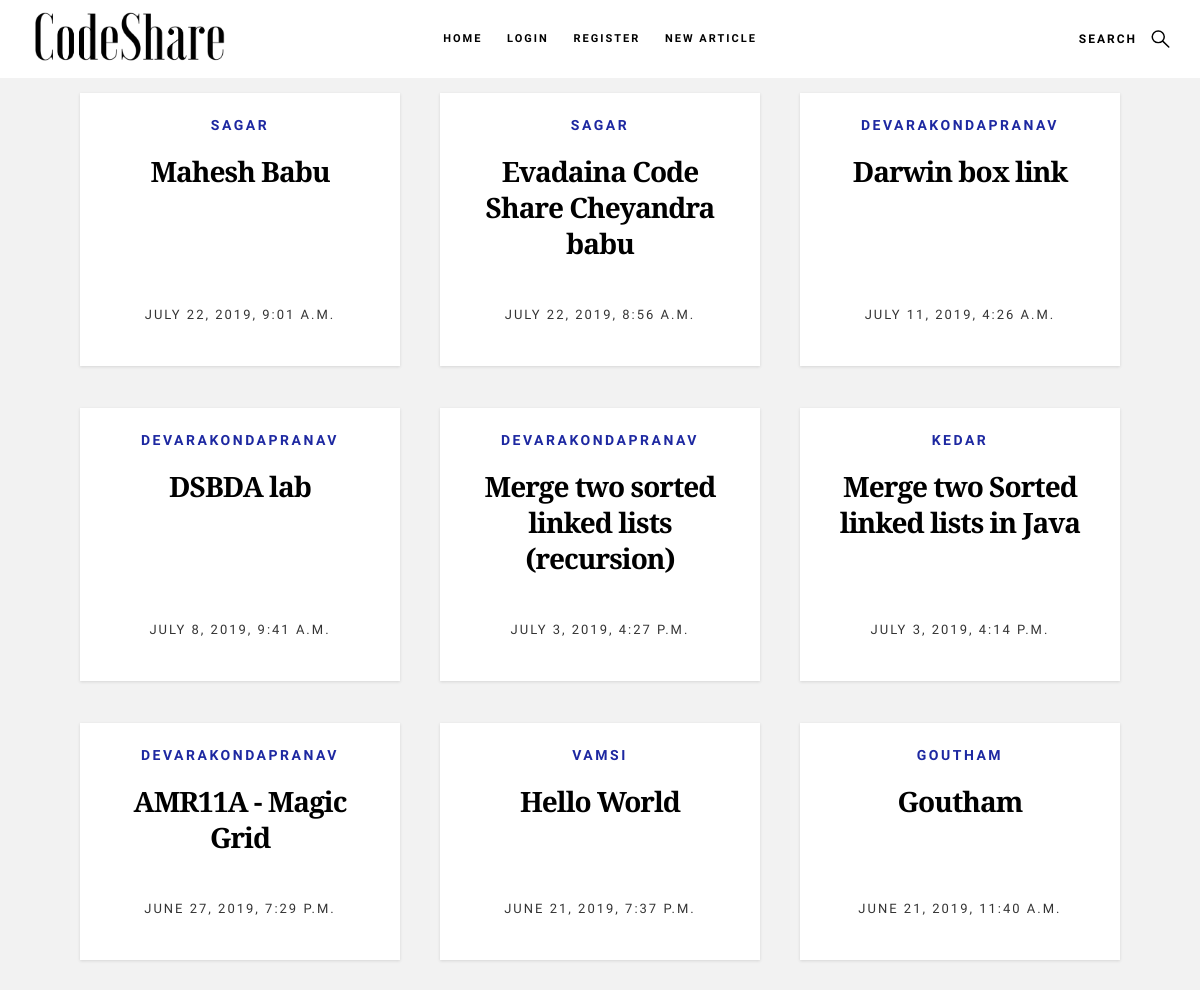
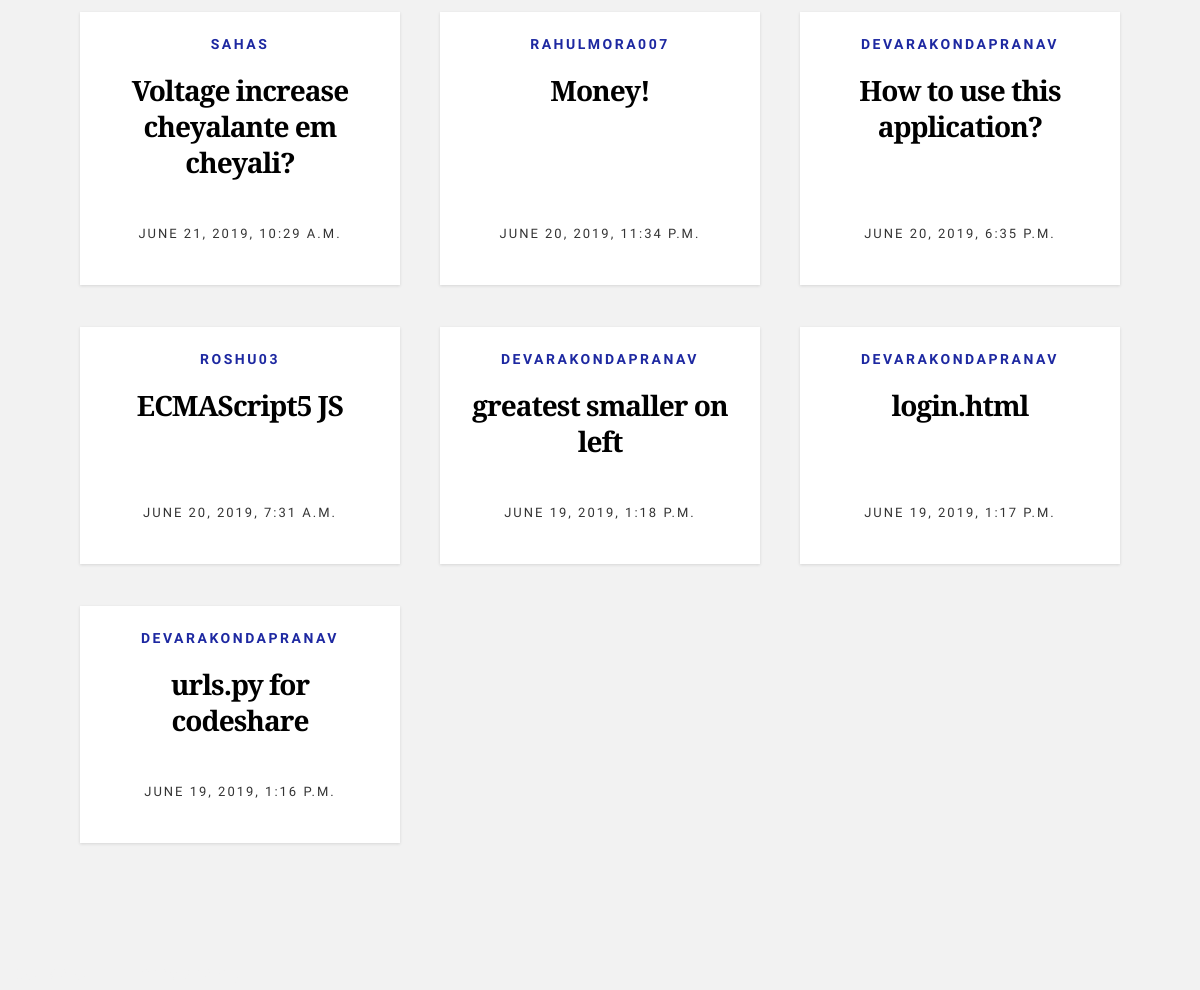
/snippets/, run on the app's committed database (2 pictures, top to bottom).
### snippets/models.py (models this page shows, shortened)
class Code(models.Model):
	code_snippet = models.TextField()
	author = models.CharField(max_length = 200)
	pub_date = models.DateTimeField('date published')
	title = models.CharField(max_length = 100)

### snippets/views.py (the view)
# urls.py: 2. Add a URL to urlpatterns:  path('', views.home, name='home')
def home(request):
	a = Code.objects.order_by('-pub_date')[:16]
	context = {"codes_list": a}
	return render(request, 'snippets/home.html', context)

### snippets/templates/snippets/home.html (shortened to what this page needs)
{% extends "snippets/base1.html" %}
{% block content %}
	{% for x in codes_list %}
			<article class="col-block">
                    <div class="item-entry" data-aos="zoom-in">
                        <div class="item-entry__text">
                            <div class="item-entry__cat">
                                <a href="/snippets/profile/{{x.author}}">{{x.author}}</a>
                            </div>
                            <h1 class="item-entry__title"><a href="/snippets/{{x.id}}">{{x.title}}</a></h1>
                            <div class="item-entry__date">
                                <a >{{x.pub_date}}</a>
                            </div>
                        </div>
                    </div>
                </article>
	{% endfor %}
{% endblock %}

### snippets/static/snippets/css/main.css (style rules this page uses)
html { font-size: 10px; }
html, body { height: 100%; }
body { background: #f2f2f2; font-family: "Nunito Sans", sans-serif; font-size: 1.8rem; font-style: normal; font-weight: normal; line-height: 1.8333; color: rgb(242, 242, 242); margin: 0; padding: 0; }
a { color: #1d28a1; -webkit-transition: all 0.3s ease-in-out; transition: all 0.3s ease-in-out; }
h1, h2, h3, h4, h5, h6, .h1, .h2, .h3, .h4, .h5, .h6 { font-family: "Nunito Sans", sans-serif; font-weight: 700; color: #000000; text-rendering: optimizeLegibility; }
h1, .h1, h2, .h2, h3, .h3, h4, .h4 { margin-top: 6rem; margin-bottom: 1.8rem; }
h1, .h1 { font-size: 3.6rem; line-height: 1.25; letter-spacing: -.1rem; }
::placeholder { color: rgba(0, 0, 0, 0.4); }
.entries .col-block { -webkit-box-flex: 0 0 25%; -moz-box-flex: 0 0 25%; -webkit-flex: 0 0 25%; -ms-flex: 0 0 25%; flex: 0 0 25%; max-width: 25%; padding: 0 20px; margin-bottom: 4.2rem; }
.entries .item-entry { height: 100%; background-color: #FFFFFF; padding-bottom: 6rem; text-align: center; box-shadow: 0 1px 3px rgba(0, 0, 0, 0.12); overflow: hidden; position: relative; }
.entries .item-entry__text { padding: 1.5rem 2.4rem 0; }
.entries .item-entry__title { font-family: "Libre Baskerville", serif; font-size: 2.8rem; line-height: 1.286; margin-top: 0; margin-bottom: 4.5rem; }
.entries .item-entry__title a { color: #000000; border-bottom: 1px solid transparent; }
.entries .item-entry__cat { margin-bottom: 1.2rem; }
.entries .item-entry__cat a { font-weight: 700; font-size: 1.4rem; text-transform: uppercase; letter-spacing: .25rem; }
.entries .item-entry__date { font-size: 1.3rem; text-transform: uppercase; letter-spacing: .2rem; position: absolute; left: 50%; bottom: 3.9rem; width: 100%; -webkit-transform: translate3d(-50%, 0, 0); -ms-transform: translate3d(-50%, 0, 0); transform: translate3d(-50%, 0, 0); }
.entries .item-entry__date a { color: rgba(0, 0, 0, 0.8); }
@media only screen and (max-width:1480px) { .entries .col-block { -webkit-box-flex: 0 0 33.33333%; -moz-box-flex: 0 0 33.33333%; -webkit-flex: 0 0 33.33333%; -ms-flex: 0 0 33.33333%; flex: 0 0 33.33333%; max-width: 33.33333%; } }

### data on the page
Code: author "SAGAR", title "Mahesh Babu", pub_date "JULY 22, 2019, 9:01 A.M."
Code: author "SAGAR", title "Evadaina Code Share Cheyandra babu", pub_date "JULY 22, 2019, 8:56 A.M."
Code: author "DEVARAKONDAPRANAV", title "Darwin box link", pub_date "JULY 11, 2019, 4:26 A.M."
Code: author "DEVARAKONDAPRANAV", title "DSBDA lab", pub_date "JULY 8, 2019, 9:41 A.M."
Code: author "DEVARAKONDAPRANAV", title "Merge two sorted linked lists (recursion)", pub_date "JULY 3, 2019, 4:27 P.M."
Code: author "KEDAR", title "Merge two Sorted linked lists in Java", pub_date "JULY 3, 2019, 4:14 P.M."
Code: author "DEVARAKONDAPRANAV", title "AMR11A - Magic Grid", pub_date "JUNE 27, 2019, 7:29 P.M."
Code: author "VAMSI", title "Hello World", pub_date "JUNE 21, 2019, 7:37 P.M."
Code: author "GOUTHAM", title "Goutham", pub_date "JUNE 21, 2019, 11:40 A.M."
Code: author "SAHAS", title "Voltage increase cheyalante em cheyali?", pub_date "JUNE 21, 2019, 10:29 A.M."
Code: author "RAHULMORA007", title "Money!", pub_date "JUNE 20, 2019, 11:34 P.M."
Code: author "DEVARAKONDAPRANAV", title "How to use this application?", pub_date "JUNE 20, 2019, 6:35 P.M."
Code: author "ROSHU03", title "ECMAScript5 JS", pub_date "JUNE 20, 2019, 7:31 A.M."
Code: author "DEVARAKONDAPRANAV", title "greatest smaller on left", pub_date "JUNE 19, 2019, 1:18 P.M."
Code: author "DEVARAKONDAPRANAV", title "login.html", pub_date "JUNE 19, 2019, 1:17 P.M."
Code: author "DEVARAKONDAPRANAV", title "urls.py for codeshare", pub_date "JUNE 19, 2019, 1:16 P.M."
